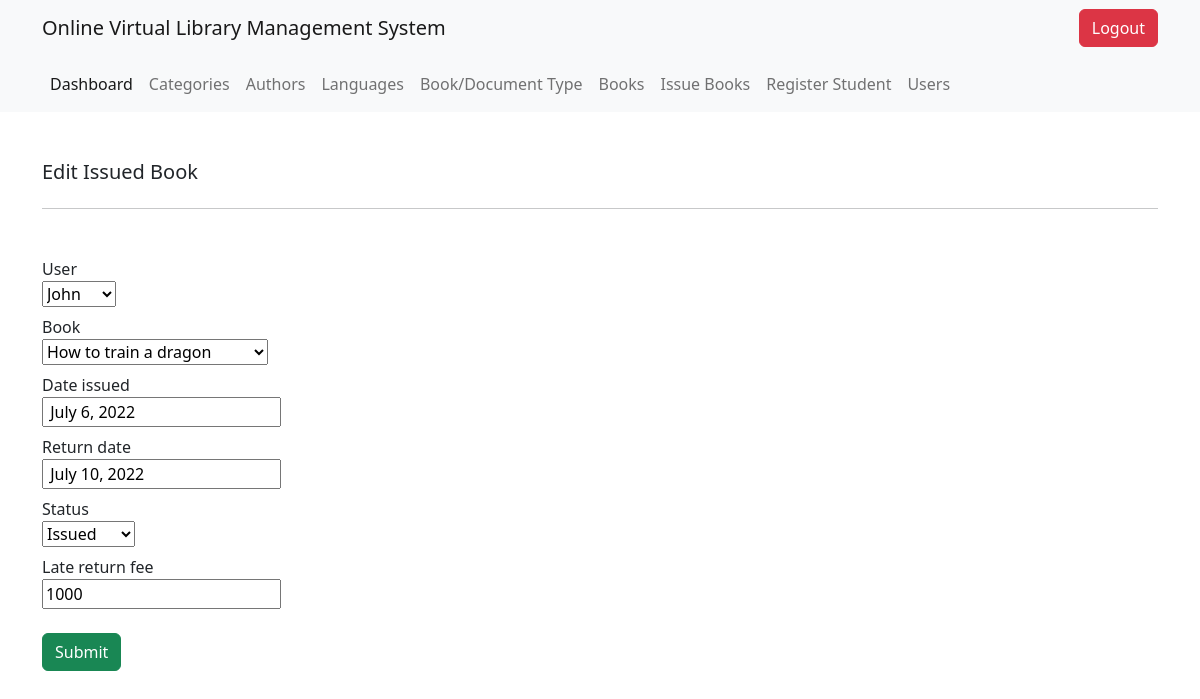
Screenshot of /issued_book/edit/6 (signed in) with the database file from the repository.
### v_library/models.py (models this page shows)
class BorrowedBook(models.Model):
    STATUS = (
        ("Issued", "Issued"),
        ('Returned', "Returned"),
    )
    user = models.ForeignKey(User, on_delete=models.SET_NULL, null=True)
    book = models.ForeignKey(Book, on_delete=models.SET_NULL, null=True)
    date_issued = models.DateField()
    return_date = models.DateField()
    status = models.CharField(max_length=300, choices=STATUS, default="Issued")
    late_return_fee = models.IntegerField()

### v_library/decorators.py (the view)
        def wrapper_func(request, *args, **kwargs):
            user = None
            if request.user.is_staff:
                user = 'staff'
            else :
                user = 'student'
            print(user)
            if user in allowed_roles:
                return view_func(request,*args, **kwargs)
            else:
                return HttpResponse('Access restricted')

### v_library/forms.py
class BorrowedBookForm(ModelForm):
    class Meta:
        model = BorrowedBook
        fields = '__all__'

### v_library/models.py (called while the page is built)
    def __str__(self) -> str:
        return self.title

### v_library/views.py (called while the page is built)
@login_required
@allowed_users(allowed_roles = ['staff'])
def edit_issued_book(request, id):
    borrowed_book = BorrowedBook.objects.get(id=id)
    if request.method == 'POST':
        form = BorrowedBookForm(request.POST,instance=borrowed_book)
        if form.is_valid():
            form.save()
            return redirect('issued_books')
    else:
        form = BorrowedBookForm(instance=borrowed_book)
    context = {
        'title': "Edit Issued",
        'form': form,
    }
    return render(request, 'v_library/form/issued_book_form.html', context)

### v_library/templates/v_library/form/issued_book_form.html (shortened to what this page needs)
{% extends 'v_library/root.html' %}
{% block content %}
<div class="container">
    <div class="d-flex justify-content-between mt-5">
        <h5 class="">{{title}} Book</h5>
    </div>
    <hr>
</div>
<div class="container mt-5">
    <form action="" method="POST">
        <div>
            <div>
                {{form.user.label}}
            </div>
            <div>
                {{form.user}}
            </div>
        </div>
        <div class="mt-2">
            <div>
                {{form.book.label}}
            </div>
            <div>
                {{form.book}}
            </div>
        </div>
        <div class="mt-2">
            <div>
                {{form.date_issued.label}}
            </div>
            <div>
                <input type="text" name="date_issued" value="{% if form.date_issued.value != None  %} {{form.date_issued.value}} {% endif %}" pattern="\d{4}-\d{2}-\d{2}" placeholder="yyyy-mm-dd" required>
            </div>
        </div>
        <div class="mt-2">
            <div>
                {{form.return_date.label}}
            </div>
            <div>
                <input type="text" name="return_date" value="{% if form.return_date.value != None  %} {{form.return_date.value}} {% endif %}" pattern="\d{4}-\d{2}-\d{2}" placeholder="yyyy-mm-dd" required>
            </div>
        </div>
        <div class="mt-2">
            <div>
                {{form.status.label}}
            </div>
            <div>
                {{form.status}}
            </div>
        </div>
        <div class="mt-2">
            <div>
                {{form.late_return_fee.label}}
            </div>
            <div>
                {{form.late_return_fee}}
            </div>
        </div>
        <div class="mt-4">
            <button type="submit" class="btn btn-success">Submit</button>
        </div>
    </form>
</div>
{% endblock %}

### rows the page displays
BorrowedBook: user "John", book "How to train a dragon", date_issued "July 6, 2022", return_date "July 10, 2022", status "Issued", late_return_fee "1000"

### other values shown
{{ title }} "Edit Issued"
